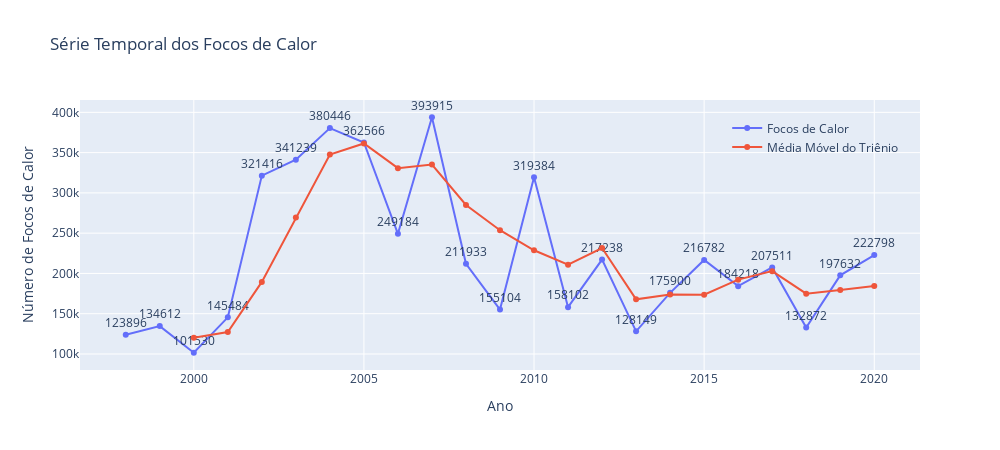

Notebook source saved alongside this figure:
### Code cell
plot_forest_fires_timeline(base, 'Série Temporal dos Focos de Calor')

### Figure 1 — Plotly figure (JSON) as saved in the notebook; plotly's stock layout.template omitted (floating-point values rounded to 4 significant figures)
{"data": [{"mode": "markers+lines+text", "name": "Focos de Calor", "text": [123896, 134612, 101530, 145484, 321416, 341239, 380446, 362566, 249184, 393915, 211933, 155104, 319384, 158102, 217238, 128149, 175900, 216782, 184218, 207511, 132872, 197632, 222798], "textposition": "top center", "type": "scatter", "x": [1998, 1999, 2000, 2001, 2002, 2003, 2004, 2005, 2006, 2007, 2008, 2009, 2010, 2011, 2012, 2013, 2014, 2015, 2016, 2017, 2018, 2019, 2020], "y": [123896, 134612, 101530, 145484, 321416, 341239, 380446, 362566, 249184, 393915, 211933, 155104, 319384, 158102, 217238, 128149, 175900, 216782, 184218, 207511, 132872, 197632, 222798]}, {"mode": "markers+lines", "name": "Média Móvel do Triênio", "type": "scatter", "x": [1998, 1999, 2000, 2001, 2002, 2003, 2004, 2005, 2006, 2007, 2008, 2009, 2010, 2011, 2012, 2013, 2014, 2015, 2016, 2017, 2018, 2019, 2020], "y": [null, null, 120000.0, 127200.0, 189500.0, 269400.0, 347700.0, 361417, 330732, 335200.0, 285000.0, 253700.0, 228807, 210900.0, 231600.0, 167800.0, 173800.0, 173600.0, 192300, 202837, 174867, 179300.0, 184434]}], "layout": {"height": 450, "legend": {"bgcolor": "rgba(255, 255, 255, 0)", "x": 0.98, "xanchor": "right", "y": 0.95, "yanchor": "top"}, "title": {"text": "Série Temporal dos Focos de Calor"}, "width": 1000, "xaxis": {"title": {"text": "Ano"}}, "yaxis": {"title": {"text": "Número de Focos de Calor"}}}}
